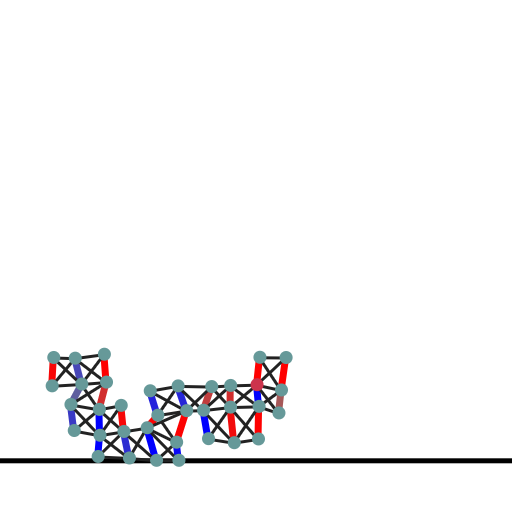
#> input picture mass_spring/final4/0.png, 512 x 512 px, found by its file name; its folder holds only this picture in this run
$ python mergeFrames.py
#> lines starting #> are read from the running program, lines starting #| are printed output that depends on the picture
from PIL import Image

for frame in range(170):

   image1 = Image.open("mass_spring/initial4/"+str(frame)+".png")
#> image1 is the input picture: PIL image 512x512 RGB; mean R, G, B 246.3, 246, 246.8
   image1 = image1.crop(( 0 , image1.height // 2 , image1.width , image1.height ) )
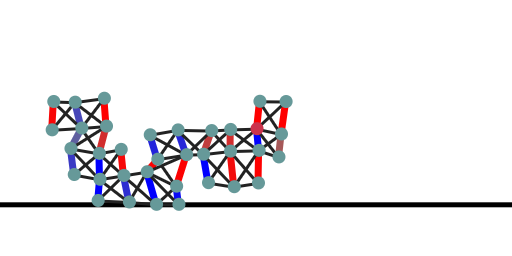
#> image1: PIL image 512x256 RGB; mean R, G, B 237.6, 236.9, 238.5

   image2 = Image.open("mass_spring/final4/"+str(frame)+".png")
   image2 = image2.crop(( 0 , image2.height // 2 , image2.width , image2.height ) )

   height  = image1.height + image2.height
#> height = 512
   width = max(image1.width, image2.width)
#> width = 512

   combined_image = Image.new('RGBA', (width, height))
#> combined_image: PIL image 512x512 RGBA; every value is 0

   combined_image.paste(image1, (0, 0))
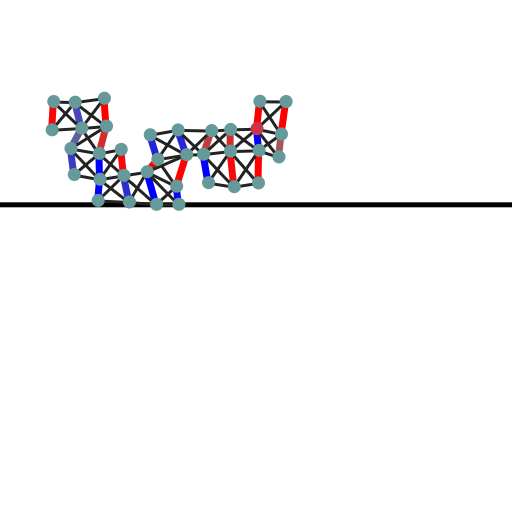
#> combined_image: PIL image 512x512 RGBA; mean R, G, B, A 118.8, 118.5, 119.3, 127.5; transparent parts drawn white
   combined_image.paste(image2, (0, image1.height))
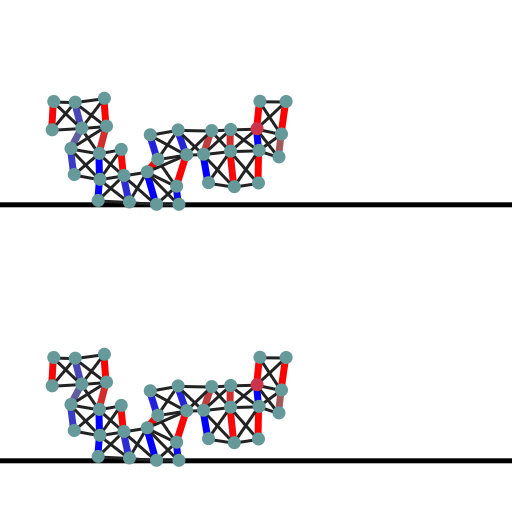
#> combined_image: PIL image 512x512 RGBA; mean R, G, B, A 237.6, 236.9, 238.5, 255
#> (the run stopped early here; a loop or call above may not have finished)
